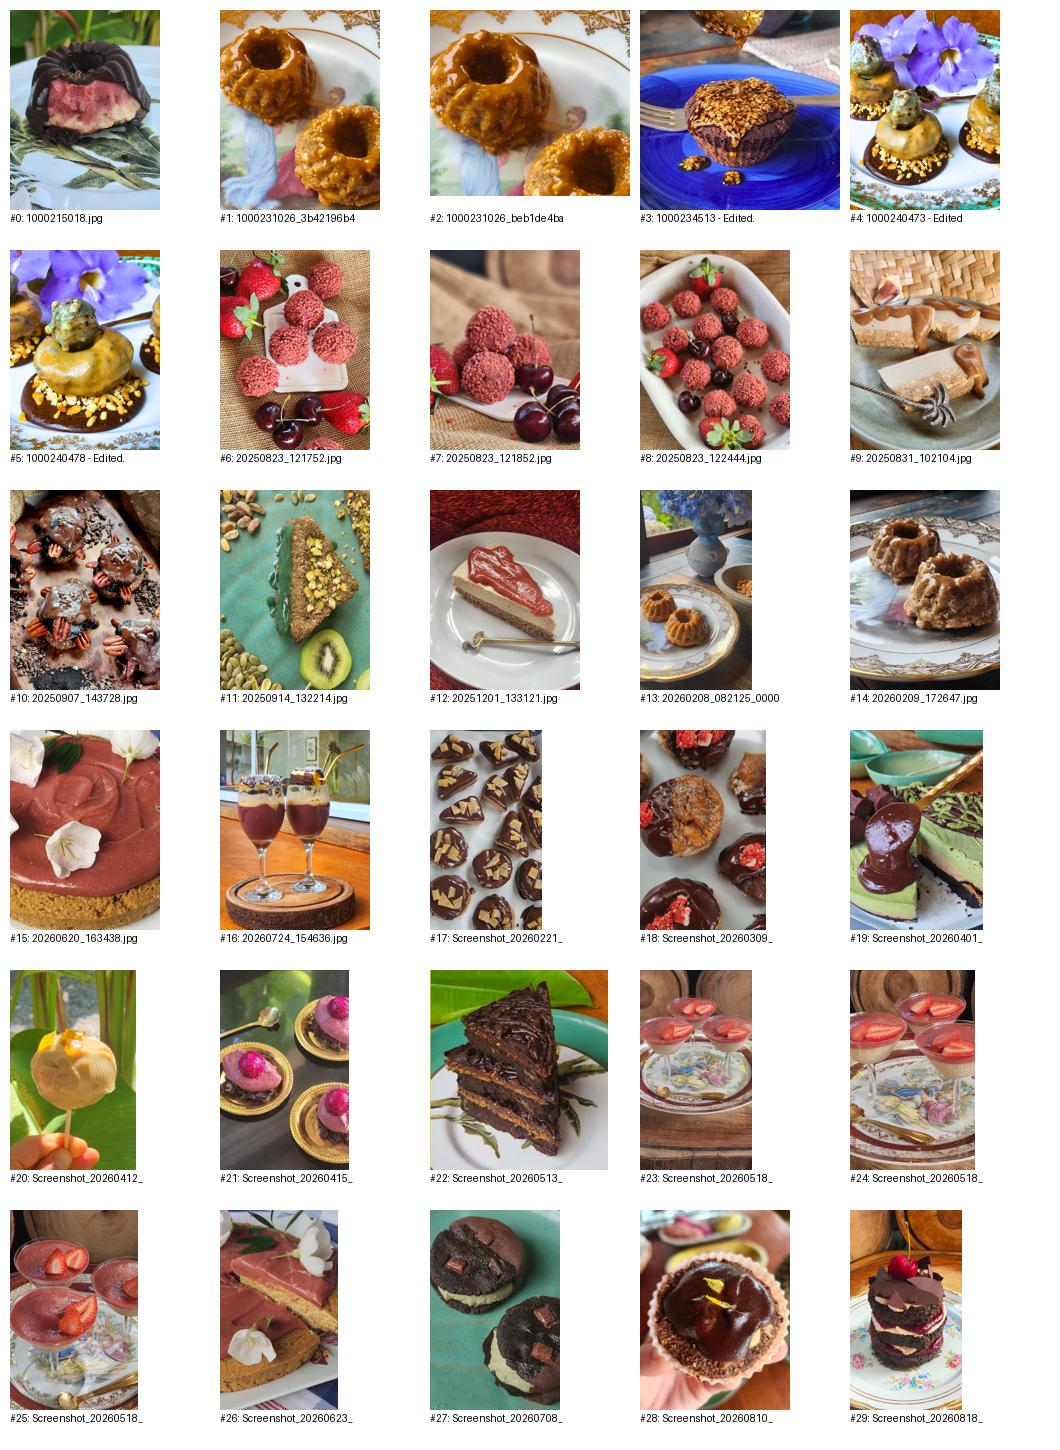

The Python source for this figure:
import os
from PIL import Image
import math

def create_contact_sheet(directory, output_path, cols=5, thumb_size=200):
    """Create a contact sheet of all images for visual inspection."""
    files = sorted([f for f in os.listdir(directory) if f.lower().endswith(('.png', '.jpg', '.jpeg'))])
    n = len(files)
    rows = math.ceil(n / cols)
    
    # Create the contact sheet
    sheet_width = cols * (thumb_size + 10) + 10
    sheet_height = rows * (thumb_size + 40) + 10
    sheet = Image.new('RGB', (sheet_width, sheet_height), 'white')
    
    from PIL import ImageDraw, ImageFont
    draw = ImageDraw.Draw(sheet)
    
    for idx, filename in enumerate(files):
        filepath = os.path.join(directory, filename)
        try:
            with Image.open(filepath) as img:
                img.thumbnail((thumb_size, thumb_size))
                row = idx // cols
                col = idx % cols
                x = 10 + col * (thumb_size + 10)
                y = 10 + row * (thumb_size + 40)
                sheet.paste(img, (x, y))
                # Draw the index number
                draw.text((x, y + thumb_size + 2), f"#{idx}: {filename[:20]}", fill='black')
        except Exception as e:
            print(f"Error processing {filename}: {e}")
    
    sheet.save(output_path)
    print(f"Contact sheet saved to {output_path}")
    print(f"Total images: {n}")
    for idx, f in enumerate(files):
        print(f"  #{idx}: {f}")

if __name__ == "__main__":
    menu_dir = os.path.join(os.getcwd(), 'public', 'menu-items')
    create_contact_sheet(menu_dir, 'contact_sheet.jpg')
